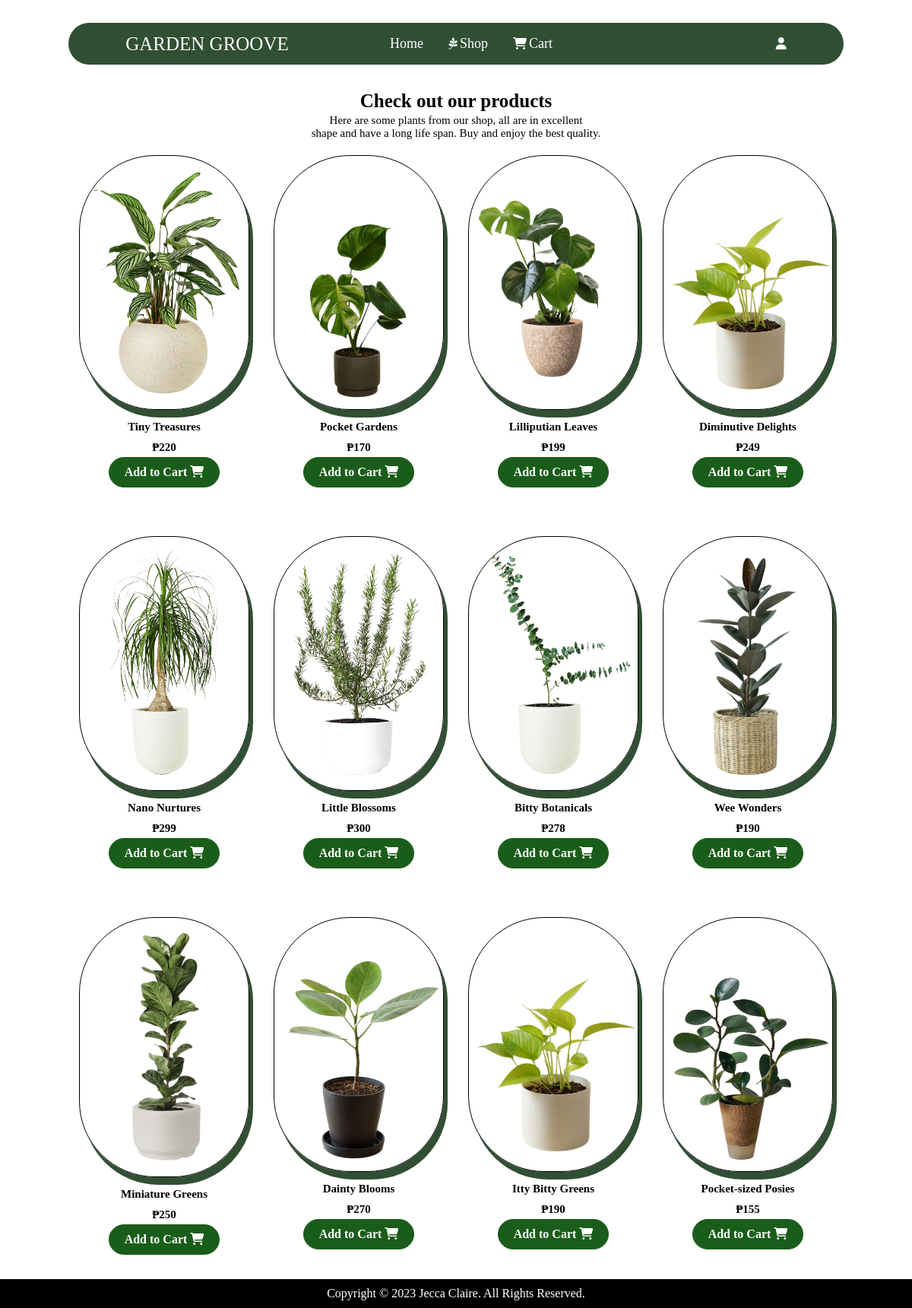
The app's page /shop/shop.php with its own data.
### tables this page shows
CREATE TABLE `products` (
  `id` int(16) NOT NULL,
  `name` varchar(255) NOT NULL,
  `price` int(255) NOT NULL,
  `image` blob NOT NULL
);

### shop/shop.php (the view, shortened to what this page needs)
<?php
$connect = mysqli_connect("localhost", "root", "", "user_db");
$query = "SELECT * FROM products";
$result = mysqli_query($connect, $query);
?>
<!DOCTYPE html>
<html>
<head>
</head>
<body>
   <div class="wrapper">
        <nav class="nav">
            <div class="nav-logo">
                <p>Garden Groove</p>
            </div>
            <div class="nav-menu" id="navMenu">
                <ul>
                    <li><a href="../index.php" class="link">Home</a></li>
                    <li><i class="fa-brands fa-pagelines" style="color: #ffffff;"></i><a href="../shop/shop.php" class="link">Shop</a></li>
                    <li><i class="fa-solid fa-cart-shopping" style="color: #ffffff;"></i><a href="../cart/cart.php" class="link">Cart</a></li>
                </ul>
            </div>
            <div class="nav-button">
                <a href="../signin_login/logIn.php"><i class="fa-solid fa-user" style="color: #fafafa;"></i></a>
            </div>
        </nav>
        <div class="product section container" id="products">
            <h2 class="section__title-center">Check out our products</h2>
            <p class="product__description">
                Here are some plants from our shop, all are in excellent <br>shape and have a long life span.
                Buy and enjoy the best quality.
            </p>
             <div class="product__container">
                <?php
                while ($row = mysqli_fetch_assoc($result)) {
                ?>
                    <div class="product__card" data-product-id="<?php echo $row['id']; ?>">
						<img src="<?php echo $row["image"]; ?>" alt="Plant Image" class="product__img">
						<h3 class="product__title" name="hidden_name"><?php echo $row["name"]; ?></h3>
						<p class="product__price" name="hidden_price">₱<?php echo $row["price"]; ?></p>
						<a href="?id=<?php echo $row['id']; ?>&add_to_cart=1" class="p_btn" name="add_to_cart">Add to Cart <i class="fa-solid fa-cart-shopping"></i></a>
					</div>
                <?php
                }
                ?>
            </div>
        </div>
        <footer>
            <p>Copyright &#169; 2023 Jecca Claire. All Rights Reserved.</p>
        </footer>
    </div>
</body>
</html>

### shop/shop.php (style rules this page uses)
* { margin: 0; padding: 0; box-sizing: border-box; font-family: 'Times New Roman', Times, serif; }
.wrapper { position: relative; display: flex; justify-content: center; align-items: center; flex-direction: column; min-height: 100vh; background: #fff; }
.nav { top: 0; display: flex; justify-content: space-around; width: 85%; line-height: 45px; border-radius: 30px; background: #314f33; padding: 5px 10px; margin-top: 30px; z-index: 100; }
.nav-logo p { font-family: 'Times New Roman', Times, serif; color: #fff; font-size: 25px; font-weight: 500; text-transform: uppercase; }
.nav-menu ul { display: flex; }
.nav-menu ul li { list-style-type: none; margin-right: 30px; }
.nav-menu ul li .link { text-decoration: none; font-weight: 500; color: #fff; font-size: 18px; padding-bottom: 15px; margin: 5px 3px; }
.section__title-center { text-align: center; margin-top: 30px; line-height: 140%; font-size: 25px; }
.product__description { margin-bottom: 20px; text-align: center; font-size: 15px; }
.product__container { display: flex; flex-wrap: wrap; gap: 2rem; justify-content: center; }
.product__card { position: relative; width: calc(20% - 1rem); margin-bottom: 2rem; text-align: center; box-sizing: border-box; }
.product__img { width: 100%; height: auto; border-radius: 10px; transition: .3s; border: 1px solid #000; border-radius: 100px; box-shadow: 5px 10px #314f33; }
.product__title, .product__price { margin-top: 10px; font-size: 15px; font-weight: 600; color: #000; margin-bottom: 0.25rem; }
.p_btn { text-decoration: none; display: inline-block; padding: 10px 20px; color: #fff; font-weight: 700; background-color: #1A5D1A; border: solid #1A5D1A 1px; border-radius: 30px; cursor: pointer; }
footer { background: #000; color: #fff; padding: 10px; text-align: center; bottom: 0; width: 100%; }
footer p { text-align: center; }

### records on screen
products: image (picture), name "Tiny Treasures", price "220"
products: image (picture), name "Pocket Gardens", price "170"
products: image (picture), name "Lilliputian Leaves", price "199"
products: image (picture), name "Diminutive Delights", price "249"
products: image (picture), name "Nano Nurtures", price "299"
products: image (picture), name "Little Blossoms", price "300"
products: image (picture), name "Bitty Botanicals", price "278"
products: image (picture), name "Wee Wonders", price "190"
products: image (picture), name "Miniature Greens", price "250"
products: image (picture), name "Dainty Blooms", price "270"
products: image (picture), name "Itty Bitty Greens", price "190"
products: image (picture), name "Pocket-sized Posies", price "155"
